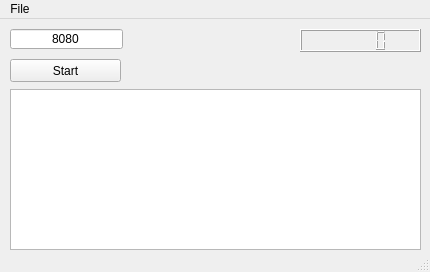
<?xml version="1.0" encoding="UTF-8"?>
<ui version="4.0">
 <class>MainWindow</class>
 <widget class="QMainWindow" name="MainWindow">
  <property name="geometry">
   <rect>
    <x>0</x>
    <y>0</y>
    <width>430</width>
    <height>272</height>
   </rect>
  </property>
  <property name="minimumSize">
   <size>
    <width>430</width>
    <height>272</height>
   </size>
  </property>
  <property name="maximumSize">
   <size>
    <width>430</width>
    <height>272</height>
   </size>
  </property>
  <property name="windowTitle">
   <string>WServer</string>
  </property>
  <widget class="QWidget" name="centralwidget">
   <widget class="QLCDNumber" name="lcdNumber_NbClients">
    <property name="geometry">
     <rect>
      <x>300</x>
      <y>10</y>
      <width>121</width>
      <height>23</height>
     </rect>
    </property>
   </widget>
   <widget class="QLineEdit" name="lineEdit_portNumber">
    <property name="geometry">
     <rect>
      <x>10</x>
      <y>10</y>
      <width>113</width>
      <height>20</height>
     </rect>
    </property>
    <property name="toolTip">
     <string extracomment="port number"/>
    </property>
    <property name="statusTip">
     <string extracomment="port number"/>
    </property>
    <property name="whatsThis">
     <string extracomment="port number"/>
    </property>
    <property name="inputMask">
     <string/>
    </property>
    <property name="text">
     <string>8080</string>
    </property>
    <property name="alignment">
     <set>Qt::AlignCenter</set>
    </property>
    <property name="placeholderText">
     <string extracomment="port number"/>
    </property>
   </widget>
   <widget class="QPushButton" name="pushButton_StartStop">
    <property name="geometry">
     <rect>
      <x>10</x>
      <y>40</y>
      <width>111</width>
      <height>23</height>
     </rect>
    </property>
    <property name="text">
     <string>Start</string>
    </property>
   </widget>
   <widget class="QTextEdit" name="textEdit_Resume">
    <property name="geometry">
     <rect>
      <x>10</x>
      <y>70</y>
      <width>411</width>
      <height>161</height>
     </rect>
    </property>
    <property name="readOnly">
     <bool>true</bool>
    </property>
   </widget>
  </widget>
  <widget class="QMenuBar" name="menubar">
   <property name="geometry">
    <rect>
     <x>0</x>
     <y>0</y>
     <width>430</width>
     <height>21</height>
    </rect>
   </property>
   <widget class="QMenu" name="menuFile">
    <property name="title">
     <string>File</string>
    </property>
    <addaction name="actionQuit"/>
   </widget>
   <addaction name="menuFile"/>
  </widget>
  <widget class="QStatusBar" name="statusbar"/>
  <action name="actionQuit">
   <property name="text">
    <string>Quit</string>
   </property>
  </action>
 </widget>
 <resources/>
 <connections/>
</ui>
